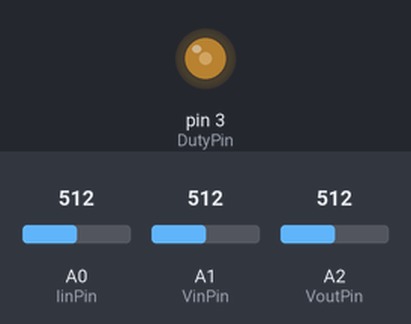
A sketch run on a simulated Arduino Uno, built with avr-gcc and run on an emulated ATmega328P. Shown: output pins drawn as LEDs (lit = HIGH). Inputs (shaded band) come from the test bench; at power-on: A0 (IinPin) = 512, A1 (VinPin) = 512, A2 (VoutPin) = 512. What the sketch prints to the serial monitor is not drawn.

Above: at 1.2 s.
1.3 s: A0 (IinPin) set to 306
Timing chart, 0 to 19.8 s (numbered marks = the images above; inputs shaded):
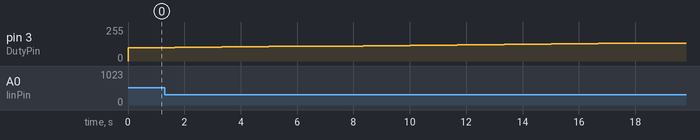

The sketch:

ELEC_490_Firmware.ino
```cpp
/*  ELEC 490 Solar Power Optimizer
 *   Firmware code to run MPPT Tracking
*/
// ANALOG PINS
#define IinPin A0
#define VinPin A1
#define VoutPin A2

// DIGITAL PINS
#define DutyPin 3

// CONSTANTS
#define INPUT_POWER 250
#define RESISTANCE 5.60


int IinSense = 0;
float VinSense = 0;
float VoutSense = 0;
float voltageIn = 0;
float voltageOut = 0;
int C = 2;
float Pb = 0;
float Pin = 0;
int d=60;
void setup() {
  // put your setup code here, to run once:
 frequencySetUp();
 Serial.begin(9600);
}

void loop() {
  // put your main code here, to run repeatedly:
  //OCR2B = 50;   //for debugging
  //Printing numbers required for testing of SPO
  IinSense_1();
  VinSense_1();
  VoutSense_1();

  mppt_DCSource();
}

void frequencySetUp(){
  //Increase the arduino frequency from 960Hz to 100kHz
  pinMode(DutyPin, OUTPUT);
  TCCR2A = 0x23;
  TCCR2B = 0x09;
  OCR2A = 160-1;
  OCR2B = 60;
  TCNT2 = 0;
  //in void loop write value from 0-160 for OCR2B to get Duty cycle
}

float IinSense_1(){
  float IIn;
  //IIR filter to get more appropriate values. Weights determined emperically.
  IinSense = 0.98*IinSense + 0.02*(float)(analogRead(IinPin));

  // Calculation of input voltage including resistive divider factor.
  IIn = IinSense*(-0.02895)+14.80; // Numbers calculated empirically to change analog values to Amperes
  Serial.println(IIn);
  return IIn;
}

float VinSense_1(){
  //IIR filter to get more appropriate values. Weights determined emperically.
  VinSense = 0.98*VinSense + 0.02*analogRead(VinPin);

  // Calculation of output voltage including resistive divider factor.
  voltageIn = VinSense * (5.00/1023.0) *(1/0.091);
  Serial.println(voltageIn);
  return voltageIn;
}

float VoutSense_1(){
  //IIR filter to get more appropriate values. Weights determined emperically.
   VoutSense = 0.9*VoutSense + 0.1*analogRead(VoutPin);

   voltageOut = VoutSense*(5.0/1023.0)*(1/0.065);
   Serial.println(voltageOut);
   if(voltageOut > 71.0){ // Output capacitor checking
    OCR2B = 10;
   }
   return voltageOut;
}

//MPPT Algorithm
void mppt_DCSource(){
  char buffer[30];
   //d is the duty cycle value put into the OCR2B register
   //C is the change in duty cycle which is previously defined
   d = d + C;
   d=(d<0)?0:(d>255)?255:d;
   OCR2B=d;
   int k = 0;
   float Iin = IinSense_1();
   float Vin = VinSense_1();
   while(k<50){
    Iin = IinSense_1();
    Vin = VinSense_1();
    k++;
   }

   Pin = Iin*Vin;
   //If the current power is greater or equal to the previous power do not change the direction of the duty cycle
   if(Pin>=Pb){
    C = C;
   //If it is lower than the previous power value, change the sign of the change in duty cycle
   }else{
    C = -C;
   }

  sprintf(buffer,"Pin %d Pprev %d D: %d",(int)(Pin),(int)(Pb), (int)OCR2B*10/16);
  Serial.println(buffer);
  Pb = Pin;
  delay(1000);

}
```
